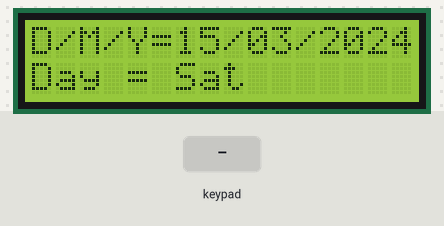
This sketch was run on a simulated Arduino Uno, built with avr-gcc and run on an emulated ATmega328P. Parts: 16×2 character LCD. The test bench sets the inputs (shaded band). The local clock reads 2024-03-15 10:24:30 at power-on unless the sketch sets it.

Above: at 1.2 s.
1.3 s: key 'A' pressed
At 1.7 s:
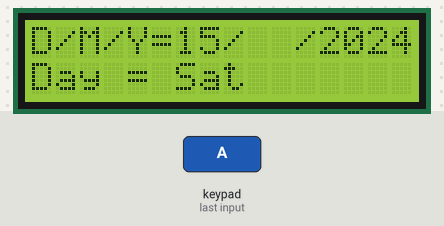
4.3 s: keypad keys 7 6 5 4 D pressed 0.4 s apart
At 7.2 s:
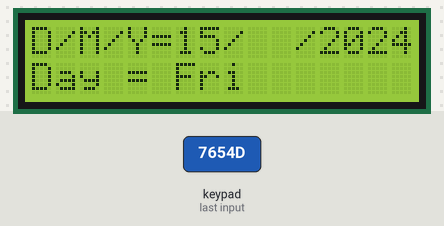
9.3 s: key 'D' pressed
At 10.4 s:
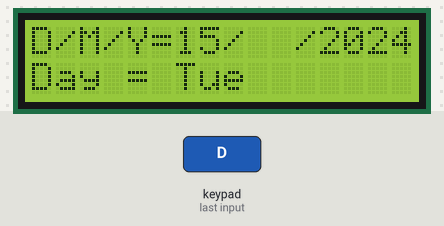
12.3 s: keypad keys 3 2 1 0 D pressed 0.4 s apart
At 14.7 s:
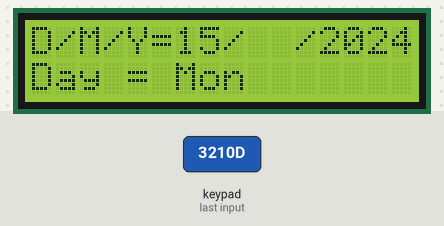
15.8 s: key 'B' pressed
At 16.6 s:
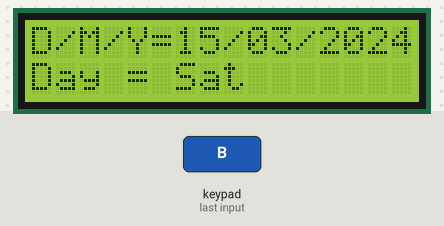
Timing chart, 0 to 18.3 s (numbered marks = the images above; inputs shaded):
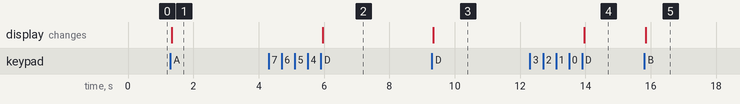

The sketch:

LAB14Checkpoint3ChangeDay.ino
```cpp
#include <LiquidCrystal_I2C.h>
#include <Keypad_I2C.h> //นำ KEYPAD มาใช้ในรูปแบบ I2C
#include <Keypad.h>
#include <Wire.h>
#include <TimeLib.h>  //TimeLibary
#include <DS1307RTC.h>

#define I2CADDR 0x20
const byte ROWS = 4;
const byte COLS = 4;
char hexaKeys[ROWS][COLS] = {
 {'1','2','3','A'},
 {'4','5','6','B'},
 {'7','8','9','C'},
 {'*','0','#','D'}
};

byte rowPins[ROWS] = {7, 6, 5, 4};
byte colPins[COLS] = {3, 2, 1, 0};
unsigned long last_time;
bool blink_txt;
LiquidCrystal_I2C lcd(0x3f, 16, 2); //Module IIC/I2C Interface บางรุ่นอาจจะใช้ N 0x3f
Keypad_I2C keypad( makeKeymap(hexaKeys), rowPins, colPins, ROWS, COLS, I2CADDR);
tmElements_t tm; //for DS1307
int Hour, Minute;
int Year, Month, Day;

const char* dayNames[] = {"Sun", "Mon", "Tue", "Wed", "Thu", "Fri", "Sat"};

void print2digit(int val){
  if(val < 10 && val >= 0)
     lcd.print(0);
  lcd.print(val);
}

unsigned int mode, digit, date; //digit เอาไว้ check ว่ากดเลือก digit ไหน
void setup()
{
 Serial.begin(38400);
 Wire.begin();
 keypad.begin();
 lcd.init();
 lcd.backlight(); // เปิด backlight
 lcd.home();
 date = 0;
}

bool flag = false;  //ตรวจสอบว่ามีการแก้ไขหรือไม่
                    //flag = false ก็ต่อเมื่อกลับไปเป็นโหมดปกติ
bool blink_tx = false;

void loop()
{
  if(RTC.read(tm)){ //ตรวจสอบว่ามีการกดปุ่ม A หรือ B
    char key = keypad.getKey();
    if(key == 'A'){
      date < 2 ? date++ : date = 0;
      mode = 0;
      flag = true;
    }else if(key == 'B'){
      digit = !digit;
      mode = 1;
      flag = true;
    }
    else if(key == 'C'){
      if(!mode){
        if(date == 0)
          Day < 31 ? Day++ : Day = 1;  // Modified to start from 1
        else if(date == 1)
          Month < 12 ? Month++ : Month = 1;  // Modified to start from 1
        else if(date == 2)
          Year < 2099 ? Year++ : Year = 2000;  // Modified to start from 2000
      }else{
        Serial.println("Time config");
        if(!digit)
          Hour < 23 ? Hour++ : Hour = 0;
        else
          Minute < 59 ? Minute++ : Minute = 0;
      }
    }else if(key == 'D'){
      if(!mode){
        if(date == 0)
          Day > 1 ? Day-- : Day = 31;  // Modified to wrap to 31
        else if(date == 1)
          Month > 1 ? Month-- : Month = 12;  // Modified to wrap to 12
        else if(date == 2)
          Year > 2000 ? Year-- : Year = 2099;  // Modified to wrap to 2099
      }else{
        if(!digit)
          Hour > 0 ? Hour-- : Hour = 23;
        else
          Minute > 0 ? Minute-- : Minute = 59;
      }
    }else if(key == '#'){
      tm.Day = Day;
      tm.Month = Month;
      tm.Year = CalendarYrToTm(Year);
      tm.Hour = Hour;
      tm.Minute = Minute;
      RTC.write(tm);
      flag = false;
    }

    lcd.setCursor(0,0);
    lcd.print("D/M/Y=");
    if(flag && mode == 0){
      if((millis() - last_time) > 1000){
        blink_tx = !blink_tx;
      }
      if(date == 0){
        blink_tx ? (void)lcd.print("  ") : print2digit(Day);
        lcd.print("/");
        print2digit(Month);
        lcd.print("/");
        lcd.print(Year);
      }else if(date == 1){
        print2digit(Day);
        lcd.print("/");
        blink_tx ? (void)lcd.print("  ") : print2digit(Month);
        lcd.print("/");
        lcd.print(Year);
      }else if(date == 2){
        print2digit(Day);
        lcd.print("/");
        print2digit(Month);
        lcd.print("/");
        blink_tx ? lcd.print("    ") : lcd.print(Year);
      }
    }else{
      Day = tm.Day;
      Month = tm.Month;
      Year = tmYearToCalendar(tm.Year);
      lcd.print(Day);
      lcd.print("/");
      print2digit(Month);
      lcd.print("/");
      print2digit(Year);
    }

    lcd.setCursor(0, 1);
    lcd.print("Day = ");
    lcd.print(dayNames[calculateDayOfWeek(Day, Month, Year) - 1]);  // Display the abbreviated day name
  }
}

int calculateDayOfWeek(int d, int m, int y) {
  // Using Zeller's Congruence algorithm
  if (m < 3) {
    m += 12;
    y -= 1;
  }
  int K = y % 100;
  int J = y / 100;
  int f = d + ((13 * (m + 1)) / 5) + K + (K / 4) + (J / 4) + (5 * J);
  return (f % 7) + 1; // Day of week (1 = Sunday, 2 = Monday, ..., 7 = Saturday)
}
```

Measured:
- after the input at 1.3 s, the display: changes at once (image 1)
- after the input at 4.3 s, the display: changes after 1.7 s (image 2)
- after the input at 9.3 s, the display: changes at once (image 3)
- after the input at 12.3 s, the display: changes after 1.7 s (image 4)
- after the input at 15.8 s, the display: changes at once (image 5)
